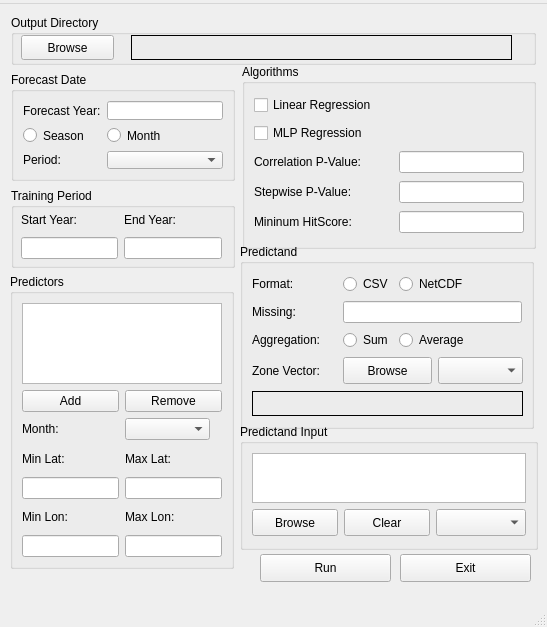
<?xml version="1.0" encoding="UTF-8"?>
<ui version="4.0">
 <author>Thembani MoithobogiC</author>
 <class>MainWindow</class>
 <widget class="QMainWindow" name="MainWindow">
  <property name="geometry">
   <rect>
    <x>0</x>
    <y>0</y>
    <width>547</width>
    <height>627</height>
   </rect>
  </property>
  <property name="sizePolicy">
   <sizepolicy hsizetype="Fixed" vsizetype="Fixed">
    <horstretch>0</horstretch>
    <verstretch>0</verstretch>
   </sizepolicy>
  </property>
  <property name="minimumSize">
   <size>
    <width>547</width>
    <height>580</height>
   </size>
  </property>
  <property name="maximumSize">
   <size>
    <width>547</width>
    <height>627</height>
   </size>
  </property>
  <property name="windowTitle">
   <string>Climate Forecasting Tool</string>
  </property>
  <property name="windowIcon">
   <iconset>
    <normaloff>cft.ico</normaloff>cft.ico</iconset>
  </property>
  <widget class="QWidget" name="centralwidget">
   <property name="minimumSize">
    <size>
     <width>547</width>
     <height>580</height>
    </size>
   </property>
   <property name="maximumSize">
    <size>
     <width>547</width>
     <height>580</height>
    </size>
   </property>
   <widget class="QGroupBox" name="groupBox_2">
    <property name="geometry">
     <rect>
      <x>11</x>
      <y>11</y>
      <width>525</width>
      <height>50</height>
     </rect>
    </property>
    <property name="minimumSize">
     <size>
      <width>525</width>
      <height>50</height>
     </size>
    </property>
    <property name="maximumSize">
     <size>
      <width>525</width>
      <height>50</height>
     </size>
    </property>
    <property name="title">
     <string>Output Directory</string>
    </property>
    <widget class="QPushButton" name="outputButton">
     <property name="geometry">
      <rect>
       <x>10</x>
       <y>20</y>
       <width>93</width>
       <height>25</height>
      </rect>
     </property>
     <property name="text">
      <string>Browse</string>
     </property>
    </widget>
    <widget class="QLabel" name="outdirlabel">
     <property name="geometry">
      <rect>
       <x>120</x>
       <y>20</y>
       <width>381</width>
       <height>25</height>
      </rect>
     </property>
     <property name="minimumSize">
      <size>
       <width>381</width>
       <height>25</height>
      </size>
     </property>
     <property name="maximumSize">
      <size>
       <width>381</width>
       <height>25</height>
      </size>
     </property>
     <property name="frameShape">
      <enum>QFrame::Box</enum>
     </property>
     <property name="text">
      <string/>
     </property>
    </widget>
   </widget>
   <widget class="QGroupBox" name="groupBox">
    <property name="geometry">
     <rect>
      <x>11</x>
      <y>68</y>
      <width>224</width>
      <height>109</height>
     </rect>
    </property>
    <property name="minimumSize">
     <size>
      <width>224</width>
      <height>109</height>
     </size>
    </property>
    <property name="maximumSize">
     <size>
      <width>224</width>
      <height>109</height>
     </size>
    </property>
    <property name="title">
     <string>Forecast Date</string>
    </property>
    <layout class="QGridLayout" name="gridLayout">
     <item row="0" column="0">
      <widget class="QLabel" name="label">
       <property name="text">
        <string>Forecast Year:</string>
       </property>
      </widget>
     </item>
     <item row="0" column="1">
      <widget class="QLineEdit" name="fcstyearlineEdit"/>
     </item>
     <item row="1" column="0">
      <widget class="QRadioButton" name="period1Radio">
       <property name="text">
        <string>Season</string>
       </property>
      </widget>
     </item>
     <item row="1" column="1">
      <widget class="QRadioButton" name="period2Radio">
       <property name="text">
        <string>Month</string>
       </property>
      </widget>
     </item>
     <item row="2" column="0">
      <widget class="QLabel" name="label_2">
       <property name="text">
        <string>Period:</string>
       </property>
      </widget>
     </item>
     <item row="2" column="1">
      <widget class="QComboBox" name="periodComboBox"/>
     </item>
    </layout>
   </widget>
   <widget class="QGroupBox" name="groupBox_4">
    <property name="geometry">
     <rect>
      <x>242</x>
      <y>60</y>
      <width>294</width>
      <height>185</height>
     </rect>
    </property>
    <property name="minimumSize">
     <size>
      <width>294</width>
      <height>0</height>
     </size>
    </property>
    <property name="maximumSize">
     <size>
      <width>294</width>
      <height>304</height>
     </size>
    </property>
    <property name="title">
     <string>Algorithms</string>
    </property>
    <layout class="QGridLayout" name="gridLayout_4">
     <item row="0" column="0" colspan="2">
      <widget class="QCheckBox" name="LRcheckBox">
       <property name="text">
        <string>Linear Regression</string>
       </property>
      </widget>
     </item>
     <item row="1" column="0">
      <widget class="QCheckBox" name="MLPcheckBox">
       <property name="text">
        <string>MLP Regression</string>
       </property>
      </widget>
     </item>
     <item row="2" column="0">
      <widget class="QLabel" name="label_7">
       <property name="text">
        <string>Correlation P-Value:</string>
       </property>
      </widget>
     </item>
     <item row="2" column="1">
      <widget class="QLineEdit" name="pvaluelineEdit">
       <property name="maximumSize">
        <size>
         <width>125</width>
         <height>16777215</height>
        </size>
       </property>
      </widget>
     </item>
     <item row="3" column="0">
      <widget class="QLabel" name="label_9">
       <property name="text">
        <string>Stepwise P-Value:</string>
       </property>
      </widget>
     </item>
     <item row="3" column="1">
      <widget class="QLineEdit" name="swpvaluelineEdit">
       <property name="maximumSize">
        <size>
         <width>125</width>
         <height>16777215</height>
        </size>
       </property>
      </widget>
     </item>
     <item row="4" column="0">
      <widget class="QLabel" name="label_13">
       <property name="text">
        <string>Mininum HitScore:</string>
       </property>
      </widget>
     </item>
     <item row="4" column="1">
      <widget class="QLineEdit" name="minHSLineEdit">
       <property name="maximumSize">
        <size>
         <width>125</width>
         <height>16777215</height>
        </size>
       </property>
       <property name="text">
        <string/>
       </property>
      </widget>
     </item>
    </layout>
   </widget>
   <widget class="QGroupBox" name="TrainingPeriod">
    <property name="geometry">
     <rect>
      <x>11</x>
      <y>184</y>
      <width>224</width>
      <height>80</height>
     </rect>
    </property>
    <property name="minimumSize">
     <size>
      <width>224</width>
      <height>80</height>
     </size>
    </property>
    <property name="maximumSize">
     <size>
      <width>224</width>
      <height>80</height>
     </size>
    </property>
    <property name="title">
     <string>Training Period</string>
    </property>
    <widget class="QWidget" name="layoutWidget">
     <property name="geometry">
      <rect>
       <x>10</x>
       <y>20</y>
       <width>201</width>
       <height>51</height>
      </rect>
     </property>
     <layout class="QGridLayout" name="gridLayout_3">
      <item row="0" column="0">
       <widget class="QLabel" name="label_3">
        <property name="text">
         <string>Start Year:</string>
        </property>
       </widget>
      </item>
      <item row="0" column="1">
       <widget class="QLabel" name="label_4">
        <property name="text">
         <string>End Year:</string>
        </property>
       </widget>
      </item>
      <item row="1" column="0">
       <widget class="QLineEdit" name="startyearLineEdit">
        <property name="minimumSize">
         <size>
          <width>0</width>
          <height>22</height>
         </size>
        </property>
       </widget>
      </item>
      <item row="1" column="1">
       <widget class="QLineEdit" name="endyearLineEdit">
        <property name="minimumSize">
         <size>
          <width>0</width>
          <height>22</height>
         </size>
        </property>
       </widget>
      </item>
     </layout>
    </widget>
   </widget>
   <widget class="QGroupBox" name="groupBox_3">
    <property name="geometry">
     <rect>
      <x>10</x>
      <y>270</y>
      <width>224</width>
      <height>295</height>
     </rect>
    </property>
    <property name="minimumSize">
     <size>
      <width>224</width>
      <height>171</height>
     </size>
    </property>
    <property name="maximumSize">
     <size>
      <width>224</width>
      <height>500</height>
     </size>
    </property>
    <property name="title">
     <string>Predictors</string>
    </property>
    <layout class="QGridLayout" name="gridLayout_5">
     <item row="0" column="0" colspan="2">
      <widget class="QListWidget" name="predictorlistWidget">
       <property name="sizePolicy">
        <sizepolicy hsizetype="Fixed" vsizetype="Fixed">
         <horstretch>0</horstretch>
         <verstretch>0</verstretch>
        </sizepolicy>
       </property>
       <property name="maximumSize">
        <size>
         <width>16777215</width>
         <height>81</height>
        </size>
       </property>
       <property name="baseSize">
        <size>
         <width>0</width>
         <height>0</height>
        </size>
       </property>
       <property name="horizontalScrollBarPolicy">
        <enum>Qt::ScrollBarAlwaysOff</enum>
       </property>
       <property name="selectionMode">
        <enum>QAbstractItemView::SingleSelection</enum>
       </property>
      </widget>
     </item>
     <item row="1" column="0">
      <widget class="QPushButton" name="addpredictButton">
       <property name="text">
        <string>Add</string>
       </property>
      </widget>
     </item>
     <item row="1" column="1">
      <widget class="QPushButton" name="removepredictButton">
       <property name="text">
        <string>Remove</string>
       </property>
      </widget>
     </item>
     <item row="2" column="0">
      <widget class="QLabel" name="label_6">
       <property name="text">
        <string>Month:</string>
       </property>
      </widget>
     </item>
     <item row="2" column="1">
      <widget class="QComboBox" name="predictMonthComboBox">
       <property name="maximumSize">
        <size>
         <width>85</width>
         <height>16777215</height>
        </size>
       </property>
      </widget>
     </item>
     <item row="3" column="0">
      <widget class="QLabel" name="label_15">
       <property name="text">
        <string>Min Lat:</string>
       </property>
      </widget>
     </item>
     <item row="3" column="1">
      <widget class="QLabel" name="label_5">
       <property name="text">
        <string>Max Lat:</string>
       </property>
      </widget>
     </item>
     <item row="4" column="0">
      <widget class="QLineEdit" name="minlatLineEdit">
       <property name="minimumSize">
        <size>
         <width>0</width>
         <height>22</height>
        </size>
       </property>
      </widget>
     </item>
     <item row="4" column="1">
      <widget class="QLineEdit" name="maxlatLineEdit">
       <property name="minimumSize">
        <size>
         <width>0</width>
         <height>22</height>
        </size>
       </property>
      </widget>
     </item>
     <item row="5" column="0">
      <widget class="QLabel" name="label_17">
       <property name="text">
        <string>Min Lon:</string>
       </property>
      </widget>
     </item>
     <item row="5" column="1">
      <widget class="QLabel" name="label_16">
       <property name="text">
        <string>Max Lon:</string>
       </property>
      </widget>
     </item>
     <item row="6" column="0">
      <widget class="QLineEdit" name="minlonLineEdit">
       <property name="minimumSize">
        <size>
         <width>0</width>
         <height>22</height>
        </size>
       </property>
      </widget>
     </item>
     <item row="6" column="1">
      <widget class="QLineEdit" name="maxlonLineEdit">
       <property name="minimumSize">
        <size>
         <width>0</width>
         <height>22</height>
        </size>
       </property>
      </widget>
     </item>
    </layout>
   </widget>
   <widget class="QGroupBox" name="groupBox_6">
    <property name="geometry">
     <rect>
      <x>240</x>
      <y>240</y>
      <width>294</width>
      <height>185</height>
     </rect>
    </property>
    <property name="minimumSize">
     <size>
      <width>294</width>
      <height>185</height>
     </size>
    </property>
    <property name="maximumSize">
     <size>
      <width>294</width>
      <height>185</height>
     </size>
    </property>
    <property name="title">
     <string>Predictand</string>
    </property>
    <layout class="QGridLayout" name="gridLayout_6">
     <item row="0" column="0">
      <widget class="QLabel" name="label_11">
       <property name="text">
        <string>Format:</string>
       </property>
      </widget>
     </item>
     <item row="0" column="1">
      <widget class="QRadioButton" name="CSVRadio">
       <property name="text">
        <string>CSV</string>
       </property>
       <attribute name="buttonGroup">
        <string notr="true">buttonGroup</string>
       </attribute>
      </widget>
     </item>
     <item row="0" column="2" colspan="2">
      <widget class="QRadioButton" name="NetCDFRadio">
       <property name="enabled">
        <bool>true</bool>
       </property>
       <property name="text">
        <string>NetCDF</string>
       </property>
       <attribute name="buttonGroup">
        <string notr="true">buttonGroup</string>
       </attribute>
      </widget>
     </item>
     <item row="1" column="0">
      <widget class="QLabel" name="label_14">
       <property name="text">
        <string>Missing:</string>
       </property>
      </widget>
     </item>
     <item row="1" column="1" colspan="3">
      <widget class="QLineEdit" name="missingvalueslineEdit">
       <property name="text">
        <string/>
       </property>
      </widget>
     </item>
     <item row="2" column="0">
      <widget class="QLabel" name="label_12">
       <property name="text">
        <string>Aggregation:</string>
       </property>
      </widget>
     </item>
     <item row="2" column="1">
      <widget class="QRadioButton" name="cumRadio">
       <property name="text">
        <string>Sum</string>
       </property>
       <attribute name="buttonGroup">
        <string notr="true">buttonGroup_2</string>
       </attribute>
      </widget>
     </item>
     <item row="2" column="2" colspan="2">
      <widget class="QRadioButton" name="avgRadio">
       <property name="text">
        <string>Average</string>
       </property>
       <attribute name="buttonGroup">
        <string notr="true">buttonGroup_2</string>
       </attribute>
      </widget>
     </item>
     <item row="3" column="0">
      <widget class="QLabel" name="label_10">
       <property name="minimumSize">
        <size>
         <width>85</width>
         <height>0</height>
        </size>
       </property>
       <property name="maximumSize">
        <size>
         <width>85</width>
         <height>16777215</height>
        </size>
       </property>
       <property name="text">
        <string>Zone Vector:</string>
       </property>
      </widget>
     </item>
     <item row="3" column="1" colspan="2">
      <widget class="QPushButton" name="ZoneButton">
       <property name="minimumSize">
        <size>
         <width>0</width>
         <height>27</height>
        </size>
       </property>
       <property name="maximumSize">
        <size>
         <width>90</width>
         <height>27</height>
        </size>
       </property>
       <property name="text">
        <string>Browse</string>
       </property>
      </widget>
     </item>
     <item row="3" column="3">
      <widget class="QComboBox" name="zoneIDcomboBox">
       <property name="minimumSize">
        <size>
         <width>85</width>
         <height>27</height>
        </size>
       </property>
       <property name="maximumSize">
        <size>
         <width>85</width>
         <height>27</height>
        </size>
       </property>
      </widget>
     </item>
     <item row="4" column="0" colspan="4">
      <widget class="QLabel" name="zonevectorlabel">
       <property name="minimumSize">
        <size>
         <width>271</width>
         <height>25</height>
        </size>
       </property>
       <property name="maximumSize">
        <size>
         <width>271</width>
         <height>25</height>
        </size>
       </property>
       <property name="frameShape">
        <enum>QFrame::Box</enum>
       </property>
       <property name="text">
        <string/>
       </property>
      </widget>
     </item>
    </layout>
   </widget>
   <widget class="QGroupBox" name="groupBox_8">
    <property name="geometry">
     <rect>
      <x>240</x>
      <y>420</y>
      <width>298</width>
      <height>126</height>
     </rect>
    </property>
    <property name="sizePolicy">
     <sizepolicy hsizetype="Preferred" vsizetype="Fixed">
      <horstretch>0</horstretch>
      <verstretch>0</verstretch>
     </sizepolicy>
    </property>
    <property name="minimumSize">
     <size>
      <width>224</width>
      <height>126</height>
     </size>
    </property>
    <property name="maximumSize">
     <size>
      <width>547</width>
      <height>126</height>
     </size>
    </property>
    <property name="title">
     <string>Predictand Input</string>
    </property>
    <layout class="QGridLayout" name="gridLayout_2">
     <item row="0" column="0" colspan="3">
      <widget class="QListWidget" name="predictandlistWidget">
       <property name="sizePolicy">
        <sizepolicy hsizetype="Fixed" vsizetype="Fixed">
         <horstretch>0</horstretch>
         <verstretch>0</verstretch>
        </sizepolicy>
       </property>
       <property name="minimumSize">
        <size>
         <width>268</width>
         <height>50</height>
        </size>
       </property>
       <property name="maximumSize">
        <size>
         <width>275</width>
         <height>50</height>
        </size>
       </property>
       <property name="baseSize">
        <size>
         <width>0</width>
         <height>0</height>
        </size>
       </property>
       <property name="horizontalScrollBarPolicy">
        <enum>Qt::ScrollBarAlwaysOff</enum>
       </property>
      </widget>
     </item>
     <item row="1" column="0">
      <widget class="QPushButton" name="browsepredictandButton">
       <property name="minimumSize">
        <size>
         <width>0</width>
         <height>27</height>
        </size>
       </property>
       <property name="maximumSize">
        <size>
         <width>16777215</width>
         <height>27</height>
        </size>
       </property>
       <property name="text">
        <string>Browse</string>
       </property>
      </widget>
     </item>
     <item row="1" column="1">
      <widget class="QPushButton" name="clearpredictandButton">
       <property name="minimumSize">
        <size>
         <width>0</width>
         <height>27</height>
        </size>
       </property>
       <property name="maximumSize">
        <size>
         <width>16777215</width>
         <height>27</height>
        </size>
       </property>
       <property name="text">
        <string>Clear</string>
       </property>
      </widget>
     </item>
     <item row="1" column="2">
      <widget class="QComboBox" name="predictandIDcombobox">
       <property name="minimumSize">
        <size>
         <width>90</width>
         <height>27</height>
        </size>
       </property>
       <property name="maximumSize">
        <size>
         <width>90</width>
         <height>27</height>
        </size>
       </property>
      </widget>
     </item>
    </layout>
   </widget>
   <widget class="QPushButton" name="stopButton">
    <property name="geometry">
     <rect>
      <x>400</x>
      <y>550</y>
      <width>131</width>
      <height>28</height>
     </rect>
    </property>
    <property name="sizePolicy">
     <sizepolicy hsizetype="Fixed" vsizetype="Fixed">
      <horstretch>0</horstretch>
      <verstretch>0</verstretch>
     </sizepolicy>
    </property>
    <property name="minimumSize">
     <size>
      <width>131</width>
      <height>0</height>
     </size>
    </property>
    <property name="maximumSize">
     <size>
      <width>131</width>
      <height>16777215</height>
     </size>
    </property>
    <property name="text">
     <string>Exit</string>
    </property>
   </widget>
   <widget class="QPushButton" name="runButton">
    <property name="geometry">
     <rect>
      <x>260</x>
      <y>550</y>
      <width>131</width>
      <height>28</height>
     </rect>
    </property>
    <property name="sizePolicy">
     <sizepolicy hsizetype="Fixed" vsizetype="Fixed">
      <horstretch>0</horstretch>
      <verstretch>0</verstretch>
     </sizepolicy>
    </property>
    <property name="minimumSize">
     <size>
      <width>131</width>
      <height>0</height>
     </size>
    </property>
    <property name="maximumSize">
     <size>
      <width>131</width>
      <height>16777215</height>
     </size>
    </property>
    <property name="text">
     <string>Run</string>
    </property>
   </widget>
  </widget>
  <widget class="QMenuBar" name="menubar">
   <property name="geometry">
    <rect>
     <x>0</x>
     <y>0</y>
     <width>547</width>
     <height>25</height>
    </rect>
   </property>
   <widget class="QMenu" name="menuAbout">
    <property name="title">
     <string/>
    </property>
   </widget>
   <addaction name="menuAbout"/>
  </widget>
  <widget class="QStatusBar" name="statusbar">
   <property name="sizePolicy">
    <sizepolicy hsizetype="Fixed" vsizetype="Fixed">
     <horstretch>0</horstretch>
     <verstretch>0</verstretch>
    </sizepolicy>
   </property>
   <property name="minimumSize">
    <size>
     <width>547</width>
     <height>22</height>
    </size>
   </property>
   <property name="maximumSize">
    <size>
     <width>547</width>
     <height>22</height>
    </size>
   </property>
   <property name="statusTip">
    <string/>
   </property>
  </widget>
 </widget>
 <resources/>
 <connections/>
 <buttongroups>
  <buttongroup name="buttonGroup_2"/>
  <buttongroup name="buttonGroup"/>
 </buttongroups>
</ui>
